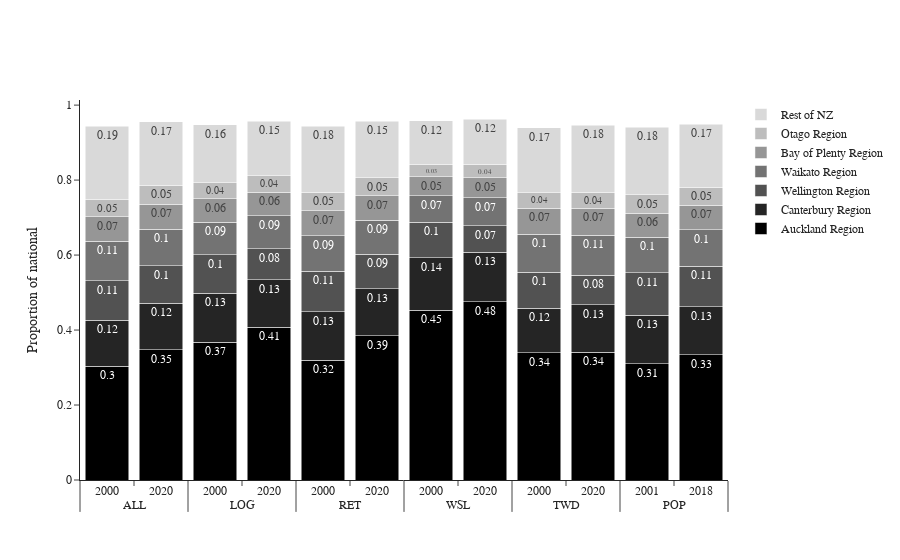

Notebook code for this chart:
### Code cell
fig = go.Figure()
fig.layout.font.family = 'Serif'

fig.update_layout(
    template="simple_white",
    #xaxis=dict(title_text="Facility Type"),
    yaxis=dict(title_text="Proportion of national"),
    barmode="stack",
)


colors = ["rgb(0,0,0)", 'rgb(37,37,37)','rgb(82,82,82)', 'rgb(115,115,115)','rgb(150,150,150)','rgb(189,189,189)', 'rgb(217,217,217)','rgb(240,240,240)']

for r, c in zip(df.area.unique(), colors):
    plot_df = df[df.area == r]
    fig.add_trace(
        go.Bar(x=[plot_df.facType, plot_df.year], y=plot_df.perc, name=r, marker_color=c,text = round(plot_df.perc,2), textposition = 'auto'),
    )

fig

### Figure 1 — Plotly figure (JSON) as saved in the notebook; plotly's stock layout.template omitted (floating-point values rounded to 4 significant figures)
{"data": [{"marker": {"color": "rgb(0,0,0)"}, "name": "Auckland Region", "text": [0.3, 0.35, 0.37, 0.41, 0.32, 0.39, 0.45, 0.48, 0.34, 0.34, 0.31, 0.33], "textposition": "auto", "type": "bar", "x": [["ALL", "ALL", "LOG", "LOG", "RET", "RET", "WSL", "WSL", "TWD", "TWD", "POP", "POP"], [2000, 2020, 2000, 2020, 2000, 2020, 2000, 2020, 2000, 2020, 2001, 2018]], "y": [0.3032, 0.3471, 0.3675, 0.407, 0.3192, 0.3854, 0.453, 0.4757, 0.3401, 0.3411, 0.3101, 0.3344]}, {"marker": {"color": "rgb(37,37,37)"}, "name": "Canterbury Region", "text": [0.12, 0.12, 0.13, 0.13, 0.13, 0.13, 0.14, 0.13, 0.12, 0.13, 0.13, 0.13], "textposition": "auto", "type": "bar", "x": [["ALL", "ALL", "LOG", "LOG", "RET", "RET", "WSL", "WSL", "TWD", "TWD", "POP", "POP"], [2000, 2020, 2000, 2020, 2000, 2020, 2000, 2020, 2000, 2020, 2001, 2018]], "y": [0.1227, 0.1239, 0.1308, 0.1275, 0.1291, 0.1251, 0.1393, 0.1323, 0.1186, 0.1263, 0.1288, 0.1276]}, {"marker": {"color": "rgb(82,82,82)"}, "name": "Wellington Region", "text": [0.11, 0.1, 0.1, 0.08, 0.11, 0.09, 0.1, 0.07, 0.1, 0.08, 0.11, 0.11], "textposition": "auto", "type": "bar", "x": [["ALL", "ALL", "LOG", "LOG", "RET", "RET", "WSL", "WSL", "TWD", "TWD", "POP", "POP"], [2000, 2020, 2000, 2020, 2000, 2020, 2000, 2020, 2000, 2020, 2001, 2018]], "y": [0.1051, 0.1002, 0.1024, 0.08285, 0.1091, 0.0911, 0.09557, 0.0707, 0.09589, 0.07862, 0.1134, 0.1078]}, {"marker": {"color": "rgb(115,115,115)"}, "name": "Waikato Region", "text": [0.11, 0.1, 0.09, 0.09, 0.09, 0.09, 0.07, 0.07, 0.1, 0.11, 0.1, 0.1], "textposition": "auto", "type": "bar", "x": [["ALL", "ALL", "LOG", "LOG", "RET", "RET", "WSL", "WSL", "TWD", "TWD", "POP", "POP"], [2000, 2020, 2000, 2020, 2000, 2020, 2000, 2020, 2000, 2020, 2001, 2018]], "y": [0.1064, 0.0983, 0.0872, 0.08776, 0.09417, 0.09067, 0.06994, 0.07379, 0.1014, 0.1065, 0.09572, 0.09749]}, {"marker": {"color": "rgb(150,150,150)"}, "name": "Bay of Plenty Region", "text": [0.07, 0.07, 0.06, 0.06, 0.07, 0.07, 0.05, 0.05, 0.07, 0.07, 0.06, 0.07], "textposition": "auto", "type": "bar", "x": [["ALL", "ALL", "LOG", "LOG", "RET", "RET", "WSL", "WSL", "TWD", "TWD", "POP", "POP"], [2000, 2020, 2000, 2020, 2000, 2020, 2000, 2020, 2000, 2020, 2001, 2018]], "y": [0.06536, 0.06547, 0.0621, 0.06295, 0.06675, 0.06569, 0.05156, 0.0538, 0.06955, 0.07219, 0.06406, 0.06564]}, {"marker": {"color": "rgb(189,189,189)"}, "name": "Otago Region", "text": [0.05, 0.05, 0.04, 0.04, 0.05, 0.05, 0.03, 0.04, 0.04, 0.04, 0.05, 0.05], "textposition": "auto", "type": "bar", "x": [["ALL", "ALL", "LOG", "LOG", "RET", "RET", "WSL", "WSL", "TWD", "TWD", "POP", "POP"], [2000, 2020, 2000, 2020, 2000, 2020, 2000, 2020, 2000, 2020, 2001, 2018]], "y": [0.04583, 0.05167, 0.04273, 0.04384, 0.04977, 0.04867, 0.03304, 0.03572, 0.04105, 0.04344, 0.04858, 0.04791]}, {"marker": {"color": "rgb(217,217,217)"}, "name": "Rest of NZ", "text": [0.19, 0.17, 0.16, 0.15, 0.18, 0.15, 0.12, 0.12, 0.17, 0.18, 0.18, 0.17], "textposition": "auto", "type": "bar", "x": [["ALL", "ALL", "LOG", "LOG", "RET", "RET", "WSL", "WSL", "TWD", "TWD", "POP", "POP"], [2000, 2020, 2000, 2020, 2000, 2020, 2000, 2020, 2000, 2020, 2001, 2018]], "y": [0.1945, 0.1696, 0.1551, 0.1454, 0.1757, 0.1503, 0.1156, 0.121, 0.1731, 0.1786, 0.1805, 0.1683]}], "layout": {"barmode": "stack", "font": {"family": "Serif"}, "yaxis": {"title": {"text": "Proportion of national"}}}}
